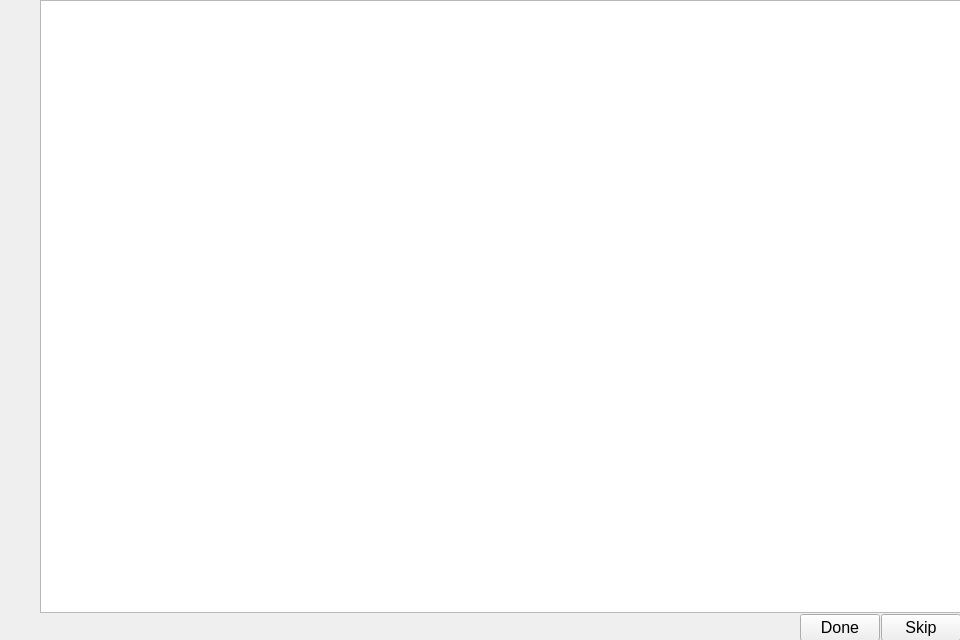
<?xml version="1.0" encoding="UTF-8"?>
<ui version="4.0">
 <class>EmojiForm</class>
 <widget class="QWidget" name="EmojiForm">
  <property name="geometry">
   <rect>
    <x>0</x>
    <y>0</y>
    <width>960</width>
    <height>640</height>
   </rect>
  </property>
  <property name="windowTitle">
   <string>ActorForm</string>
  </property>
  <widget class="QWidget" name="horizontalLayoutWidget">
   <property name="geometry">
    <rect>
     <x>0</x>
     <y>0</y>
     <width>961</width>
     <height>641</height>
    </rect>
   </property>
   <layout class="QVBoxLayout" name="mainFormLayout" stretch="0,0">
    <property name="spacing">
     <number>1</number>
    </property>
    <property name="leftMargin">
     <number>0</number>
    </property>
    <property name="bottomMargin">
     <number>0</number>
    </property>
    <item>
     <layout class="QHBoxLayout" name="formContentLayout" stretch="0,10">
      <property name="spacing">
       <number>6</number>
      </property>
      <property name="leftMargin">
       <number>0</number>
      </property>
      <property name="rightMargin">
       <number>0</number>
      </property>
      <item>
       <spacer name="horizontalSpacer">
        <property name="orientation">
         <enum>Qt::Horizontal</enum>
        </property>
        <property name="sizeHint" stdset="0">
         <size>
          <width>40</width>
          <height>20</height>
         </size>
        </property>
       </spacer>
      </item>
      <item>
       <layout class="QVBoxLayout" name="actorGeneralContainer">
        <property name="spacing">
         <number>1</number>
        </property>
        <property name="leftMargin">
         <number>0</number>
        </property>
        <property name="bottomMargin">
         <number>0</number>
        </property>
        <item>
         <widget class="QGraphicsView" name="emojiView"/>
        </item>
       </layout>
      </item>
     </layout>
    </item>
    <item>
     <layout class="QHBoxLayout" name="emojiActionButtons">
      <item>
       <spacer name="horizontalSpacer_3">
        <property name="orientation">
         <enum>Qt::Horizontal</enum>
        </property>
        <property name="sizeHint" stdset="0">
         <size>
          <width>40</width>
          <height>20</height>
         </size>
        </property>
       </spacer>
      </item>
      <item>
       <widget class="QPushButton" name="emojiDoneButton">
        <property name="font">
         <font>
          <pointsize>12</pointsize>
         </font>
        </property>
        <property name="text">
         <string>Done</string>
        </property>
       </widget>
      </item>
      <item>
       <widget class="QPushButton" name="emojiSkipButton">
        <property name="font">
         <font>
          <pointsize>12</pointsize>
         </font>
        </property>
        <property name="text">
         <string>Skip</string>
        </property>
       </widget>
      </item>
     </layout>
    </item>
   </layout>
  </widget>
 </widget>
 <resources/>
 <connections/>
</ui>
